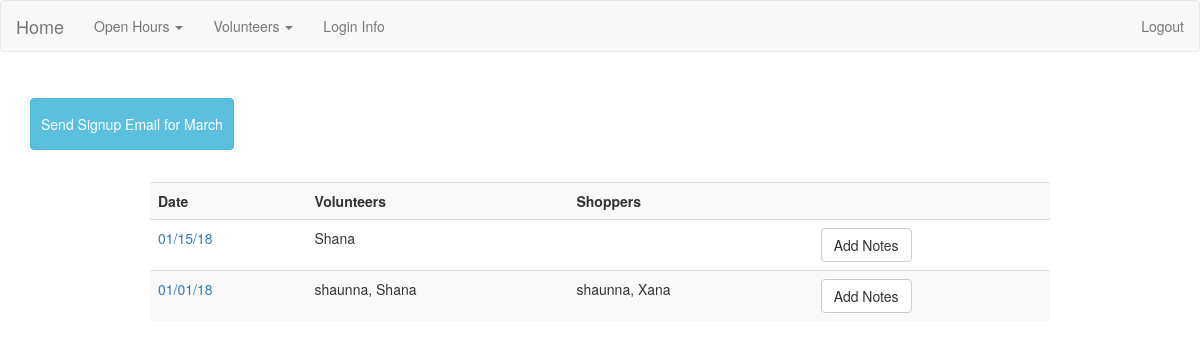
Before: /openhours/ (signed in) with the older database file.
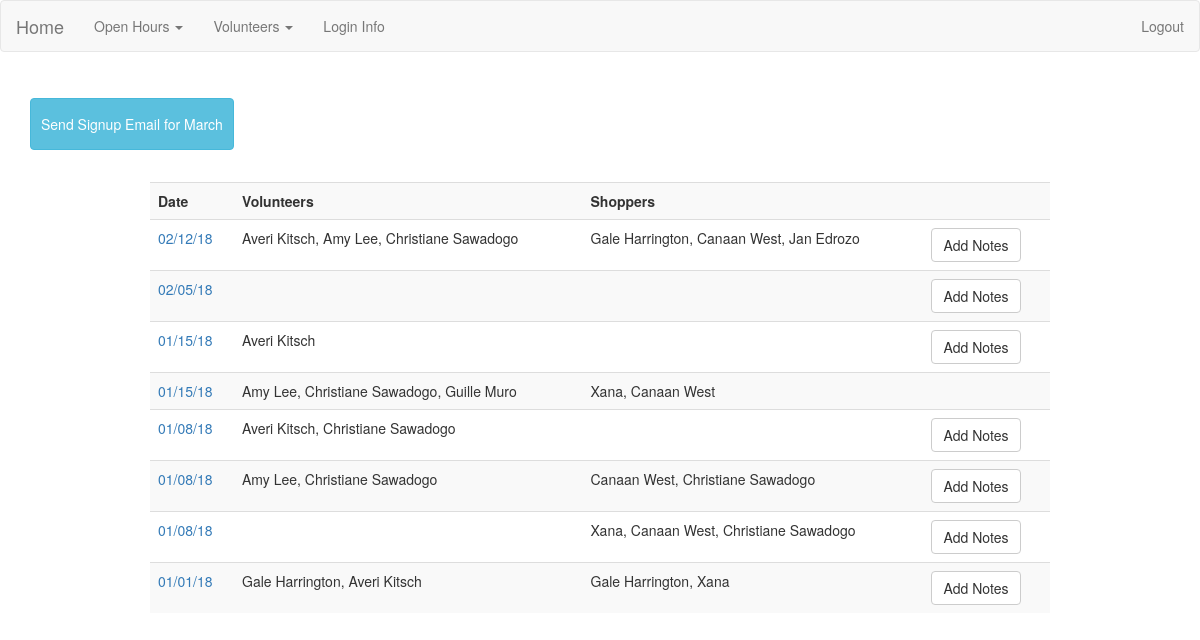
After: the same page with the newer database file.
### app/models.py (models this page shows, shortened)
class Openhour(db.Model):
    id = db.Column(db.Integer(), primary_key=True)
    date = db.Column(db.DateTime(), unique=True)
    posted = db.Column(db.Boolean)
    volunteers = db.relationship('Volunteer', secondary=openhour_volunteers, backref='openhourvols', lazy='dynamic')
    shoppers = db.relationship('Volunteer', secondary=openhour_shoppers, backref='openhourshoppers', lazy='dynamic' )
    notes = db.relationship('Note', backref='openhournotes', lazy=True)

class Volunteer(db.Model):
    id = db.Column(db.Integer(), primary_key=True)
    name = db.Column(db.String(100), unique=True)
    role = db.Column(db.String(50))
    email = db.Column(db.String(255), nullable=False)
    active = db.Column(db.Boolean)
    openhours = db.relationship('Openhour', secondary=openhour_volunteers, backref='ohvolunteers', lazy='subquery')
    openhour_shoppers = db.relationship('Openhour', secondary=openhour_shoppers, backref='ohshoppers', lazy='subquery')
    notes = db.relationship('Note', backref='openhour', lazy=True)

### app/openhours/views.py (the view)
@openhours_blueprint.route('/')
@user_logged_in
def index():
    openhours = Openhour.query.order_by(Openhour.date.desc()).all()
    next_month = calendar.month_name[(datetime.datetime.now() + relativedelta(months=+1)).month]
    if openhours:
        return render_template('openhours.html', openhours=openhours, next_month=next_month)
    else:
        msg = 'No Open Hours Found'
        return render_template('openhours.html', msg=msg, next_month=next_month)

### app/login_helpers.py (called while the page is built)
def user_logged_in(f):
    @wraps(f)
    def wrap(*args, **kwargs):
        if 'user' in session:
            return f(*args, **kwargs)
        else:
            flash('Please log in to see this page', 'danger')
            return redirect(url_for('user_login'))
    return wrap

### app/openhours/templates/openhours.html
{% extends 'layout.html' %}
{% block body %}
  <div class="header-inline">
    <h1>Open Hours</h1>
      {% if session.admin %}
        <a class="btn btn-info" href="{{url_for('openhours.signup_email')}}">Send Signup Email for {{ next_month }}</a>
      {% endif %}
  </div>
  <table class="table table-striped">
    <tr>
      <th>Date</th>
      <th>Volunteers</th>
      <th>Shoppers</th>
      <th></th>
    </tr>
    {% for openhour in openhours %}
      <tr>
        <td><a href="{{openhour.id}}">{{ openhour.date.strftime('%m/%d/%y') }}</a></td>
        <td>
          {% for volunteer in openhour.volunteers %}
            <span> {{volunteer.name}}{{ "," if not loop.last }}</span>
          {% endfor %}
        </td>
        <td>
          {% for shopper in openhour.shoppers %}
            <span>{{shopper.name}}{{ "," if not loop.last }}</span>
          {% endfor %}
        </td>
        {% if not openhour.notes %}
          <td><a class="btn btn-default" href="{{ url_for('openhours.new_notes', id=openhour.id)}}">Add Notes</a></td>
        {% else %}
          <td></td>
        {% endif %}
    </tr>
  {% endfor %}
  </table>
{% endblock %}

### app/templates/layout.html (shortened to what this page needs)
<!DOCTYPE html>
<html>
  <head>
    <link rel="stylesheet" href="https://maxcdn.bootstrapcdn.com/bootstrap/3.3.7/css/bootstrap.min.css"/>
    <link rel="stylesheet" href="{{ url_for('static', filename='css/style.css') }}">
  </head>
  <body>
    {% include 'includes/_navbar.html' %}
    <div class="container">
      {% block body %}{% endblock %}
    </div>
  </body>
</html>

### app/templates/includes/_navbar.html (shortened to what this page needs)
<nav class="navbar navbar-default">
  <div>
    <div class="navbar-header">
      {% if session.user %}
        <a class="navbar-brand" href="{{url_for('index')}}">Home</a>
      {% else %}
        <a class="navbar-brand" href="/">Home</a>
      {% endif %}
    </div>
    <div class="collapse navbar-collapse" id="myNavbar">
      <ul class="nav navbar-nav">
        {% if session.user %}
          {% if session.user == 'admin' %}
            <li class="dropdown">
              <a class="dropdown-toggle" data-toggle="dropdown" href="#">Open Hours <span class="caret"></span></a>
            </li>
            <li class="dropdown">
              <a class="dropdown-toggle" data-toggle="dropdown" href="#">Volunteers <span class="caret"></span></a>
            </li>
            <li><a href="{{url_for('users.edit_user')}}">Login Info</a></li>
          {% else %}
            <li><a href="https://docs.google.com/document/d/17S1J38XKbvkRQOvcZAKYqpKLYm06IPEtpzHZ89bEA9o/edit?ts=5a428d41">Shopping Instructions</a></li>
            <li><a class="nav navbar-nav" href="{{url_for('openhours.index')}}">Open Hour Records</a></li>
          {% endif %}
        {% endif %}
      </ul>
      <ul class="nav navbar-nav navbar-right">
        {% if session.user %}
          <li><a href="/logout">Logout</a></li>
        {% else %}
          <li><a href="/users/login">Login</a></li>
        {% endif %}
      </ul>
    </div>
  </div>
</nav>

### app/static/css/style.css (style rules this page uses)
.table { max-width: 900px; margin: 0 auto; }
.header-inline { width: 100%; display: inline-block; padding-bottom: 20px; }
.header-inline a { padding: 15px 10px; margin-top: -60px; }

Changed rows visible on the page:
removed Volunteer: name "shaunna", last ",", shown under Openhour (number 8 of 8 on the later page)
added Openhour: date "02/12/18", Volunteer (name "Averi Kitsch", last ",")
changed Volunteer: name "Shana" → "Averi Kitsch"
added Volunteer: name "Amy Lee", last ","
added Volunteer: name "Christiane Sawadogo", last ","
added Volunteer: name "Gale Harrington", last ","
added Volunteer: name "Canaan West", last ","
added Volunteer: name "Jan Edrozo", shown under "02/12/18"
added Openhour: date "02/05/18"
added Openhour: date "01/15/18", Volunteer (name "Xana", last ",")
added Volunteer: name "Guille Muro", shown under "01/15/18"
added Openhour: date "01/08/18", Volunteer (name "Averi Kitsch", last ",")
added Openhour: date "01/08/18"
added Openhour: date "01/08/18", Volunteer (name "Xana", last ",")
